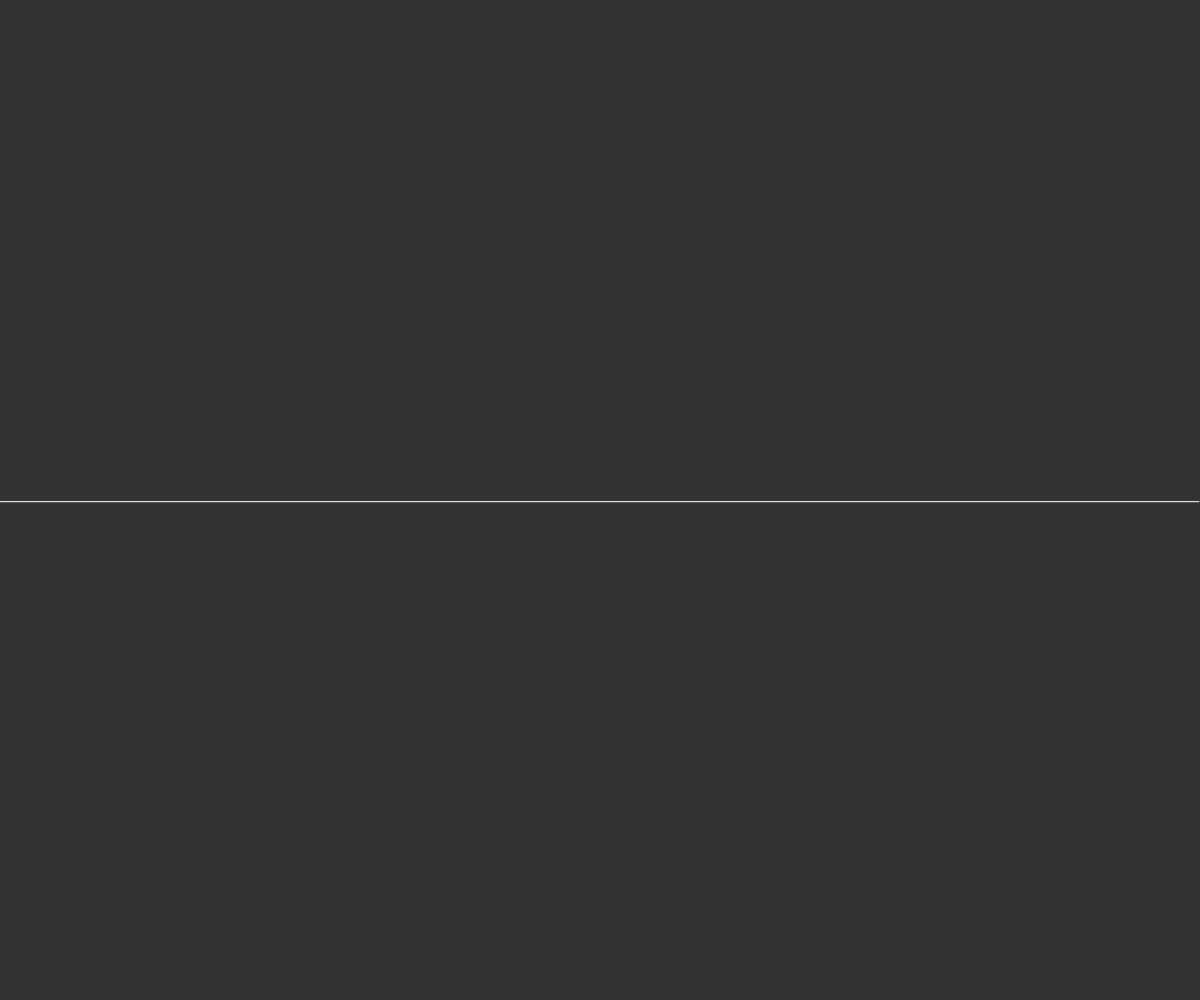
Frame 1 (no input)
Frame 60 (no input): identical to frame 1, image omitted
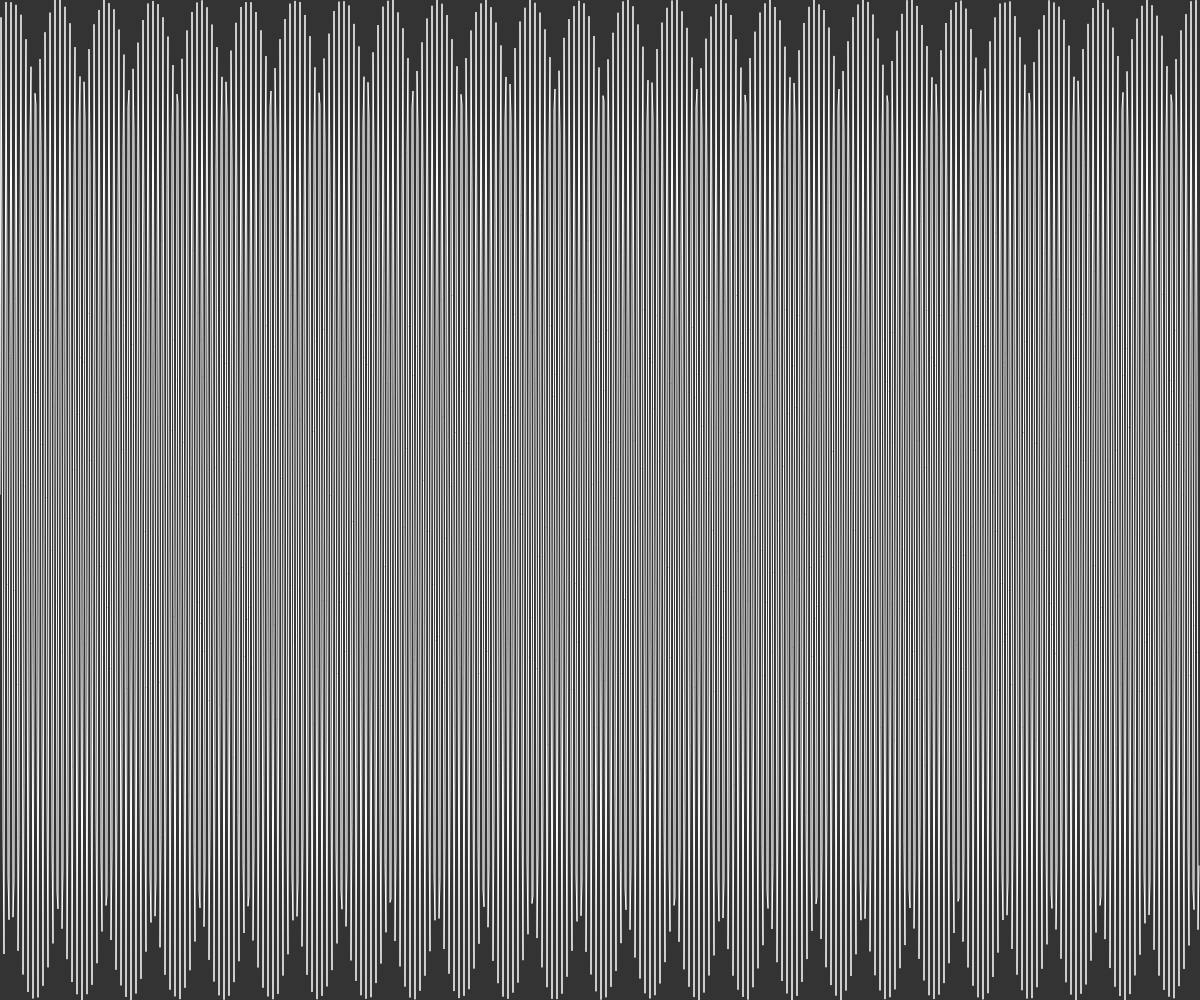
Frame 120 (the mouse pressed at the canvas centre since frame 60)

The p5.js sketch that drew these frames (run headless with seeded random() and noise() and a simulated clock; from frame 60 on, the mouse is pressed at the canvas centre):

// p5.js sketch
// ── sketch.js
var start = 0;
var n = 0;
var s = 0;
var y = 0;

function setup() {
  createCanvas(windowWidth, windowHeight);

}

function draw() {
  var inc = map(mouseY,0, height,0. ,10);
  background(51);
  stroke(255);
  noFill();
  beginShape();
  var xoff = start;
  for (var x = 0; x < width; x++){
    stroke(255);
    var n = map(noise(xoff), 0, 1, -5, 5);
    var s = map(sin(xoff), -1, 1, 0, height);
    var y = s + n;
    vertex(x, y);

    xoff += inc;
  }
  endShape();

start += inc * map(mouseX,0, width,1. , 1.002);

}
